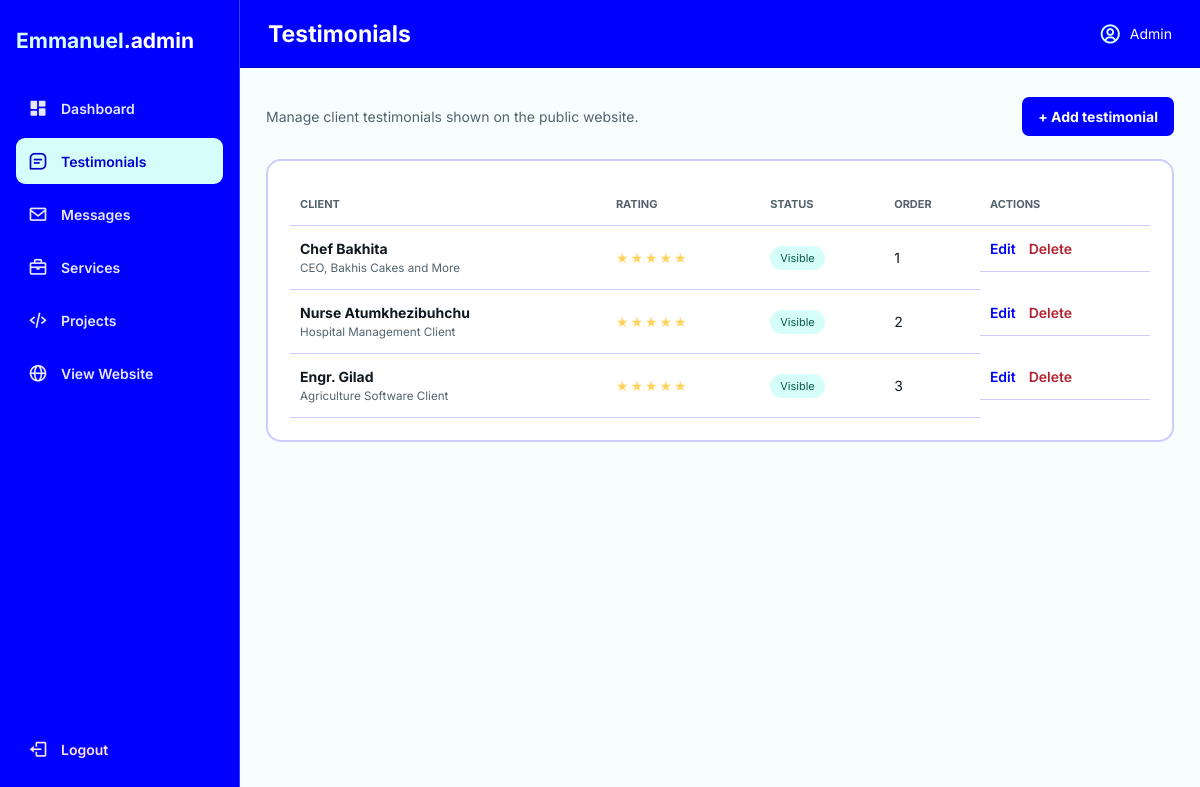
The app's page /admin/testimonials.php with its own data.
### tables this page shows
CREATE TABLE IF NOT EXISTS testimonials (
    id INT UNSIGNED AUTO_INCREMENT PRIMARY KEY,
    client_name VARCHAR(150) NOT NULL,
    client_role VARCHAR(150) NULL,
    image VARCHAR(255) NULL,
    content TEXT NOT NULL,
    rating TINYINT UNSIGNED NOT NULL DEFAULT 5,
    sort_order INT NOT NULL DEFAULT 0,
    is_active TINYINT(1) NOT NULL DEFAULT 1,
    created_at TIMESTAMP DEFAULT CURRENT_TIMESTAMP,
    updated_at TIMESTAMP DEFAULT CURRENT_TIMESTAMP ON UPDATE CURRENT_TIMESTAMP
);

### includes/functions.php (called while the page is built, shortened)
<?php
function e(?string $value): string
{
    return htmlspecialchars($value ?? '', ENT_QUOTES, 'UTF-8');
}

### admin/includes/admin_bootstrap.php (called while the page is built, shortened)
<?php
require_once dirname(__DIR__, 2) . '/includes/functions.php';
function csrf_token(): string
{
    return $_SESSION['csrf_token'];
}

### admin/testimonials.php (the view)
<?php
require __DIR__ . '/includes/admin_bootstrap.php';
$page_title='Testimonials'; $rows=$pdo->query('SELECT * FROM testimonials ORDER BY sort_order,id')->fetchAll(); require __DIR__ . '/includes/header.php';
?><div class="page-actions"><p>Manage client testimonials shown on the public website.</p><a class="btn" href="testimonial_form.php">+ Add testimonial</a></div><section class="panel"><div class="table-wrap"><table><thead><tr><th>Client</th><th>Rating</th><th>Status</th><th>Order</th><th>Actions</th></tr></thead><tbody><?php foreach($rows as $row): ?><tr><td><strong><?= e($row['client_name']) ?></strong><small><?= e($row['client_role']) ?></small></td><td class="stars"><?= str_repeat('★',(int)$row['rating']) ?></td><td><span class="badge <?= $row['is_active']?'active':'archived' ?>"><?= $row['is_active']?'Visible':'Hidden' ?></span></td><td><?= (int)$row['sort_order'] ?></td><td class="actions"><a href="testimonial_form.php?id=<?= (int)$row['id'] ?>">Edit</a><a class="danger-link" data-confirm="Delete this testimonial?" href="testimonial_delete.php?id=<?= (int)$row['id'] ?>&token=<?= e(csrf_token()) ?>">Delete</a></td></tr><?php endforeach; ?></tbody></table></div></section><?php require __DIR__ . '/includes/footer.php'; ?>

### admin/assets/admin.css (style rules this page uses)
:root { --bg:#061d16;--panel:#09281f;--panel2:#0d3328;--line:#087b59;--green:#1ee88b;--muted:#a5bbb4;--danger:#ff6478;--white:#f2faf7 }
* { box-sizing:border-box }
body { margin:0;background:var(--bg);color:var(--white);font-family:Inter,Arial,sans-serif;font-size:14px }
.panel,.form-panel,.message-card { background:var(--panel);border:2px solid var(--line);border-radius:15px;padding:22px }
.panel-heading,.page-actions,.message-heading,.form-actions { display:flex;align-items:center;justify-content:space-between;gap:15px }
.text-link,.actions a { color:var(--green);text-decoration:none;font-weight:600 }
.table-wrap { overflow-x:auto }
table { width:100%;border-collapse:collapse;min-width:700px }
th,td { text-align:left;padding:14px 10px;border-bottom:1px solid #1c6753 }
th { text-transform:uppercase;font-size:11px;color:#b5c8c1 }
td { color:#e8f3ef }
td small { display:block;color:var(--muted);margin-top:4px;max-width:350px;white-space:nowrap;overflow:hidden;text-overflow:ellipsis }
.actions { display:flex;gap:13px }
.danger-link { color:var(--danger)!important }
.badge { display:inline-block;border-radius:20px;padding:5px 10px;font-size:11px;text-transform:capitalize;background:#25473c;color:#d9e8e2 }
.badge.active,.badge.replied { background:#0c754f;color:#baffdf }
.stars { color:#ffd35c;letter-spacing:2px }
.btn { border:0;border-radius:7px;background:var(--green);color:#062218;padding:11px 16px;text-decoration:none;font-weight:700;cursor:pointer;display:inline-block }
.page-actions { margin-bottom:20px;color:var(--muted) }

### admin/assets/portfolio-theme.css (style rules this page uses)
:root { --bg: #f7fffe; --panel: #ffffff; --panel2: #d5fdf9; --line: rgba(0, 0, 255, 0.2); --green: blue; --muted: #52636d; --danger: #b42332; --white: #111820; }
body { background: var(--bg); color: var(--white); }
.stat-card, .panel, .form-panel, .message-card { background: var(--panel); border-color: var(--line); }
.table-wrap th, td { border-bottom-color: var(--line); }
th { color: var(--muted); }
td { color: var(--white); }
.badge { background: #eef3ff; color: #18274f; }
.badge.active, .badge.replied { background: #d5fdf9; color: #075b43; }
.btn { background: blue; color: #ffffff; }
.message-meta a, .text-link, .actions a { color: blue; }

### records on screen
testimonials: client_name "Chef Bakhita", client_role "CEO, Bakhis Cakes and More", rating "★★★★★", is_active "Visible", sort_order "1"
testimonials: client_name "Nurse Atumkhezibuhchu", client_role "Hospital Management Client", rating "★★★★★", is_active "Visible", sort_order "2"
testimonials: client_name "Engr. Gilad", client_role "Agriculture Software Client", rating "★★★★★", is_active "Visible", sort_order "3"

### other values on screen
$page_title "Testimonials"
$user['name'] "Admin"
